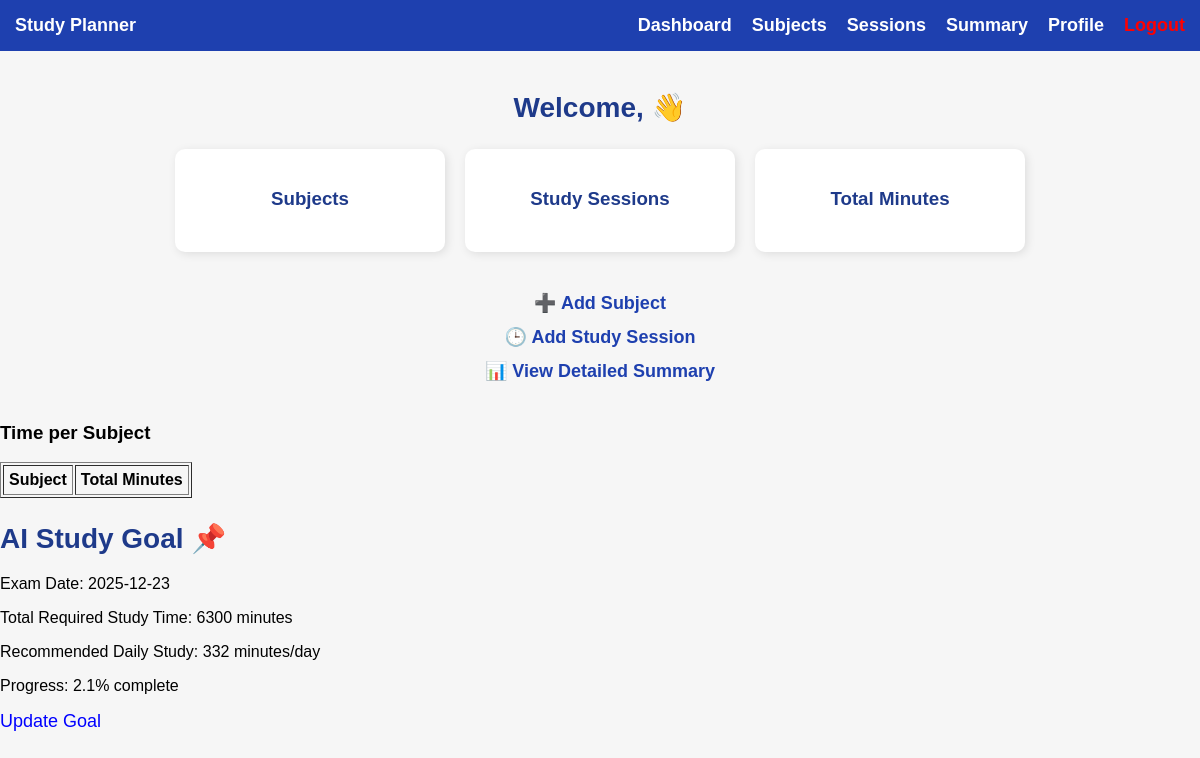
The page /dashboard (signed in) on the database its author committed.
### models/goal.py (models this page shows)
class StudyGoal(db.Model):
    id = db.Column(db.Integer, primary_key=True)
    user_id = db.Column(
        db.Integer,
        db.ForeignKey("user.id", ondelete="CASCADE"),
        nullable=False
    )
    exam_date = db.Column(db.Date, nullable=False)
    total_required_minutes = db.Column(db.Integer, nullable=False)
    recommended_daily_minutes = db.Column(db.Integer, nullable=False)

### app.py (the view)
@app.route("/dashboard")
@login_required
def dashboard():
    user_id = session["user_id"]
    user = User.query.get_or_404(user_id)
    subjects = Subject.query.filter_by(user_id=user_id).all()
    sessions = StudySession.query.filter_by(user_id=user_id).order_by(StudySession.date.desc()).all()
    total_subjects = len(subjects)
    total_sessions = len(sessions)
    total_minutes = sum(s.duration for s in sessions)
    goal = StudyGoal.query.filter_by(user_id=user_id).first()
    progress_percent = None
    if goal and goal.total_required_minutes > 0:
        progress_percent = round(
            (total_minutes / goal.total_required_minutes) * 100,
            1
        )
    return render_template(
        "dashboard.html",
        username=user.username,
        total_subjects=total_subjects,
        total_sessions=total_sessions,
        total_minutes=total_minutes,
        goal=goal,
        progress_percent=progress_percent
    )

### app.py (called while the page is built)
def login_required(f):
    @wraps(f)
    def wrapper(*args, **kwargs):
        if "user_id" not in session:
            return redirect(url_for("login"))
        return f(*args, **kwargs)
    return wrapper

### templates/dashboard.html (shortened to what this page needs)
<!DOCTYPE html>
<html>
<head>
    <link rel="stylesheet" href="/static/style.css">
</head>
<body>
<!DOCTYPE html>
<html>
<head>
    <link rel="stylesheet" href="/static/style.css">
</head>
<body>
<div class="navbar">
    <div><b>Study Planner</b></div>
    <div>
        <a href="/dashboard">Dashboard</a>
        <a href="/subject">Subjects</a>
        <a href="/session">Sessions</a>
        <a href="/summary">Summary</a>
        <a href="/profile">Profile</a>
        <a href="/logout" class="logout">Logout</a>
    </div>
</div>
<div class="container">
    <h2>Welcome, {{ name }} 👋</h2>
    <div class="stats">
    <div class="card">
        <h3>Subjects</h3>
    </div>
    <div class="card">
        <h3>Study Sessions</h3>
    </div>
    <div class="card">
        <h3>Total Minutes</h3>
    </div>
</div>
    <div class="links">
        <a href="/add_subject">➕ Add Subject</a>
        <a href="/session">🕒 Add Study Session</a>
        <a href="/summary">📊 View Detailed Summary</a>
    </div>
</div>
</body>
</html>
</body>
</html>
<h3>Time per Subject</h3>
<table border="1" cellpadding="5">
<tr>
    <th>Subject</th>
    <th>Total Minutes</th>
</tr>
</table>
{% if goal %}
  <h2>AI Study Goal 📌</h2>
  <p>Exam Date: {{ goal.exam_date }}</p>
  <p>Total Required Study Time: {{ goal.total_required_minutes }} minutes</p>
  <p>Recommended Daily Study: {{ goal.recommended_daily_minutes }} minutes/day</p>
  {% if progress_percent is not none %}
    <p>Progress: {{ progress_percent }}% complete</p>
  {% endif %}
  <a href="/set_goal">Update Goal</a>
{% else %}
  <a href="/set_goal">Set Exam Goal</a>
{% endif %}

### static/style.css (style rules this page uses)
body { font-family: Arial, sans-serif; background: #f8f8f8; padding: 20px; }
a { text-decoration: none; color: blue; font-size: 18px; }

### templates/dashboard.html (style rules this page uses)
body { font-family: Arial, sans-serif; background: #f6f6f6; margin: 0; padding: 0; }
.navbar { background: #1e40af; padding: 15px; color: white; font-size: 18px; display: flex; justify-content: space-between; align-items: center; }
.navbar a { color: white; margin-left: 15px; text-decoration: none; font-weight: bold; }
.container { width: 90%; max-width: 900px; margin: 40px auto; text-align: center; }
h2 { font-size: 28px; color: #1e3a8a; margin-bottom: 20px; }
.stats { display: flex; justify-content: center; gap: 20px; margin-top: 25px; }
.card { background: white; padding: 20px; width: 230px; border-radius: 10px; box-shadow: 2px 2px 10px rgba(0,0,0,0.1); }
.card h3 { color: #1e3a8a; margin-bottom: 10px; }
.links { margin-top: 40px; }
.links a { color: #1e40af; font-weight: bold; text-decoration: none; display: block; margin-bottom: 12px; }
.logout { color: red !important; }

### rows shown on the page
StudyGoal: exam_date "2025-12-23", total_required_minutes "6300", recommended_daily_minutes "332"

### other values the page prints
{{ progress_percent }} "2.1"
